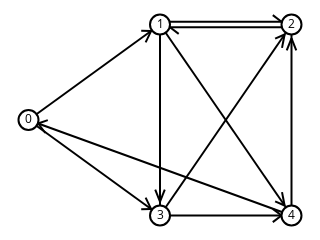

Notebook cell for this chart:
### Markdown cell above
Portanto, o algoritmo converge para uma direção que a multiplicação por $A$ não pode mudar. Isso corresponde à definição de autovetor dada acima!

Cabe enfatizar, porém, que nem toda matriz garante convergência.


## Matriz de adjacência

Considere um grafo $(N, E)$ e uma matriz $A \in \{0, 1\}^{|N| \times |N|}$. Denotando por $\alpha_{ij}$ o elemento na linha $i$ e coluna $j$, dizemos que $A$ é a **matriz de adjacência** do grafo $(N, E)$ se:

$$\textrm{supondo } (N, E) \textrm{ não-dirigido}, \alpha_{ij} = 1 \textrm{ se } \{i, j\} \in E \textrm{ e } \alpha_{ij} = 0 \textrm{ caso contrário};$$

$$\textrm{supondo } (N, E) \textrm{ dirigido}, \alpha_{ij} = 1 \textrm{ se } (i, j) \in E \textrm{ e } \alpha_{ij} = 0 \textrm{ caso contrário}.$$

Vamos construir a matriz de adjacência de um grafo dos encontros anteriores.

### Code cell
sn.graph_width = 320
sn.graph_height = 180

g = sn.load_graph('encontro02/3-bellman.gml', has_pos=True)

for n in g.nodes():
    g.node[n]['label'] = str(n)

sn.show_graph(g, nlab=True)

### Figure 1 — Plotly figure (JSON) as saved in the notebook; plotly's stock layout.template omitted (floating-point values rounded to 4 significant figures)
{"data": [{"hoverinfo": "none", "line": {"color": "rgb(0, 0, 0)", "width": 2}, "mode": "lines", "x": [0, 0.5, null, 0.4664, 0.4454, null, 0.4664, 0.4286, null, 0, 0.5, null, 0.4664, 0.4286, null, 0.4664, 0.4454, null, 0.5, 1, null, 0.9621, 0.9289, null, 0.5, 0.5, null, 0.5, 0.4818, null, 0.5, 0.5182, null, 0.5, 1, null, 0.9738, 0.9377, null, 0.9738, 0.964, null, 1, 0.5, null, 0.5379, 0.5711, null, 0.5, 1, null, 0.9738, 0.964, null, 0.9738, 0.9377, null, 0.5, 1, null, 0.9621, 0.9289, null, 0.9621, 0.9289, null, 1, 0, null, 0.03665, 0.0734, null, 0.03665, 0.06422, null, 1, 1, null, 1, 1.018, null, 1, 0.9818, null], "y": [0.5, 1, null, 0.9664, 0.9062, null, 0.9664, 0.9678, null, 0.5, 0, null, 0.03357, 0.03224, null, 0.03357, 0.09382, null, 1.014, 1.014, null, 1.014, 1.049, null, 1, 0, null, 0.07246, 0.1361, null, 0.07246, 0.1361, null, 1, 0, null, 0.05237, 0.07431, null, 0.05237, 0.1223, null, 0.9855, 0.9855, null, 0.9855, 0.9508, null, 0, 1, null, 0.9476, 0.8777, null, 0.9476, 0.9257, null, 0, 0, null, 0, -0.03474, null, 0, 0.03474, null, 0, 0.5, null, 0.4817, 0.4992, null, 0.4817, 0.432, null, 0, 1, null, 0.9275, 0.8639, null, 0.9275, 0.8639, null]}, {"hoverinfo": "none", "marker": {"color": "rgb(255, 255, 255)", "line": {"color": "rgb(0, 0, 0)", "width": 2}, "size": 20}, "mode": "markers+text", "text": ["0", "1", "2", "3", "4"], "textfont": {"color": "rgb(0, 0, 0)"}, "textposition": "middle center", "x": [0, 0.5, 1, 0.5, 1], "y": [0.5, 1, 1, 0, 0]}], "layout": {"height": 180, "margin": {"b": 0, "l": 0, "r": 0, "t": 0}, "showlegend": false, "width": 320, "xaxis": {"showgrid": false, "showticklabels": false, "zeroline": false}, "yaxis": {"showgrid": false, "showticklabels": false, "zeroline": false}}}
